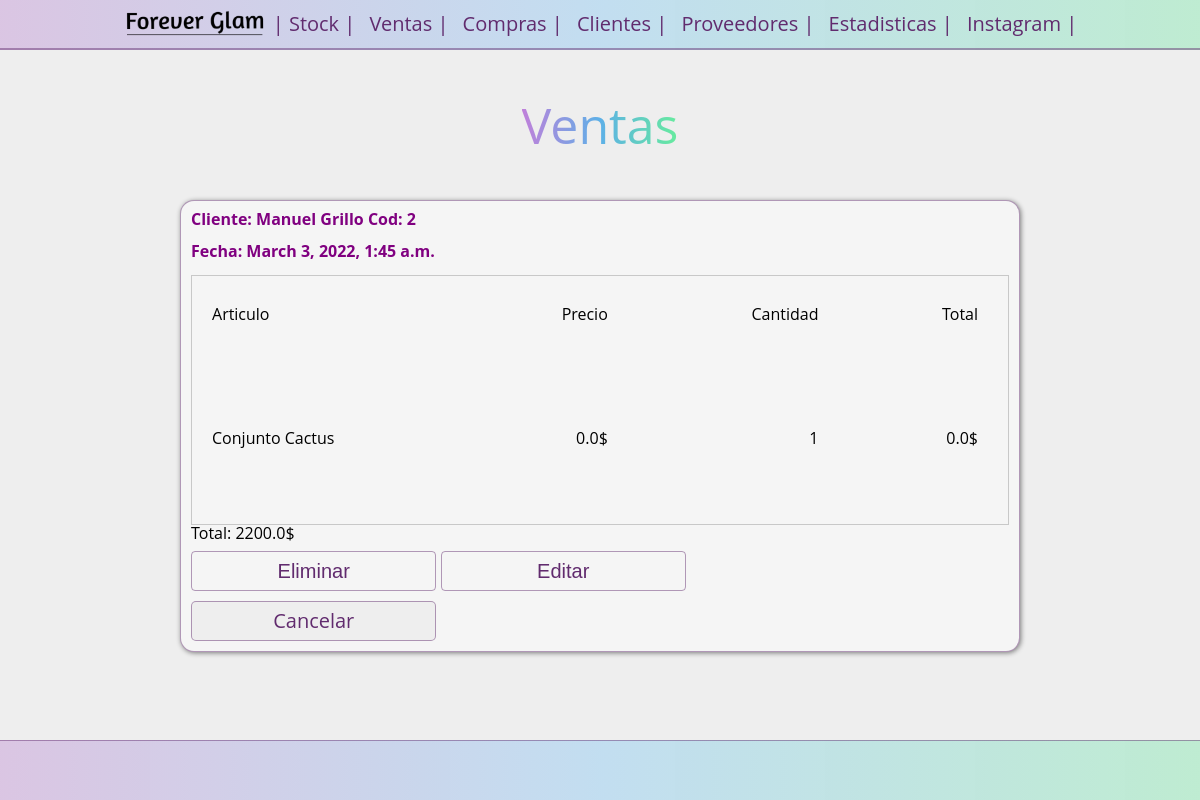
Page /sells/2 on the earlier database version.
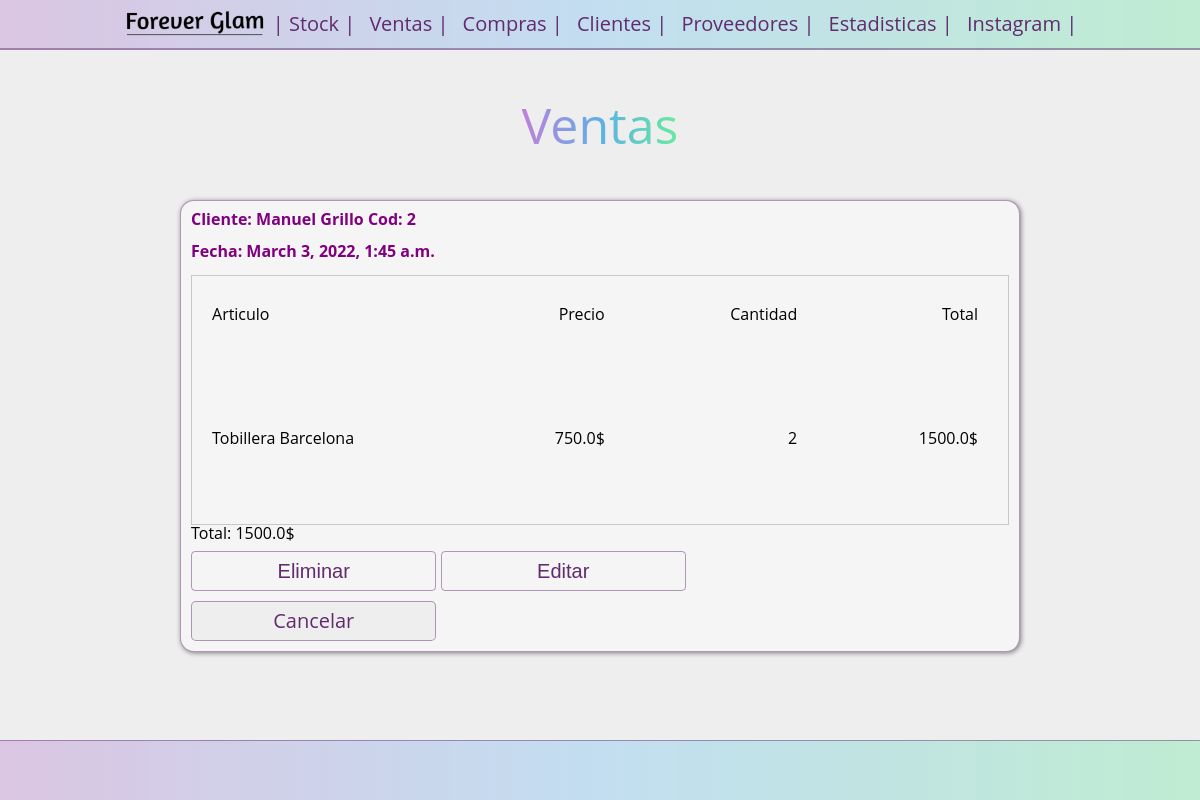
Same page on the later database version.
### sells/models.py (models this page shows)
class Sell_Product(models.Model):
    sell = models.ForeignKey(
        Sell,
        on_delete= models.CASCADE,
        null=False,
        blank=False
    )
    product = models.ForeignKey(
        Product,
        on_delete= models.CASCADE,
        null=False,
        blank=False
    )
    quantity = models.IntegerField(default=1)
    price = models.FloatField(default=0)
    total = models.FloatField(default=0)

class Sell(models.Model):
    client = models.ForeignKey(
            Client,
            on_delete= models.CASCADE,
            null=False,
            blank= False
    )
    sell_date = models.DateTimeField(auto_now_add=True)
    product = models.ManyToManyField(
        Product,
        through='Sell_Product',
        blank=True
    )
    total = models.FloatField(default=0)

### stock/models.py (models this page shows)
class Product(models.Model):
    name = models.CharField(max_length=200)
    category = models.CharField(max_length=50)
    material = models.CharField(max_length=50)
    price = models.FloatField(default=0)
    stock = models.IntegerField(default=0)
    sug_price = models.FloatField(default=price)
    sell_price = models.FloatField(default= sug_price)
    def __str__(self) :
        return self.name

### clients/models.py (models this page shows)
class Client(models.Model):
    name = models.CharField(max_length=100)
    tlf = models.CharField(max_length=15, default='')
    debt = models.FloatField(default=0)
    address = models.CharField(max_length=100)
    def __str__(self) :
        return self.name

### sells/views.py (the view)
# urls.py: path("<int:sell_id>", views.detail, name="detail"),
def detail(request, sell_id):
    sell = get_object_or_404(Sell, pk=sell_id)
    sell_product_set = sell.sell_product_set.all()
    return render(request, "sells/detail.html",{
        'sell': sell,
        'sell_product_set': sell_product_set
    })

### sells/templates/sells/detail.html (shortened to what this page needs)
{% load static %}
<!DOCTYPE html>
<html lang="es">
<head>
    <link rel="stylesheet" href="{% static 'stock/reset.css' %}">
    <link rel="stylesheet" href="{% static 'stock/style_g.css' %}">
</head>
<body>
    <header>
        <nav>
            <figure>
                <a href="{% url 'stock:index'%}"><img src="{% static 'stock/images/logo_negro.png'  %}" alt=" logo"class="image"></a>
            </figure>
            <ul class="main-nav">
                <li><a href="{% url 'stock:index'%}">| Stock</a></li>
                <li><a href="{% url 'sells:index'%}">Ventas</a></li>
                <li><a href="#">Compras</a></li>
                <li><a href="{% url 'clients:index'%}">Clientes</a></li>
                <li><a href="{% url 'supplier:index'%}">Proveedores</a></li>
                <li><a href="#">Estadisticas</a></li>
                <li><a href="https://www.instagram.com/foreverglam.ya/?hl=es">Instagram</a></li>
            </ul>
        </nav>
        <h1 class="titulo">Ventas</h1>
    </header>
    <main>
    <form action="{% url 'sells:detail_update_delete'%}" method="post" class="main-form">
        <span >Cliente: {{sell.client}} Cod: {{sell.pk}}</span> <br><br>
        <span>Fecha: {{sell.sell_date}}</span><br><br>
        <div class="table-container">
            <table class="main-table-detail">
                <tr>
                <th class="main-table__row_l_t"><strong>Articulo </strong></th>
                <th class="main-table__row_r_t"><strong> Precio </strong></th>
                <th class="main-table__row_r_t"><strong> Cantidad </strong></th>
                <th class="main-table__row_r_t"><strong> Total </strong></th>
                </tr>
                {% for choice in sell_product_set  %}
                        <tr class="main-table__row">
                            <label for="choice{{ forloop.counter }}">
                            <td class="main-table__row_l">{{choice.product}}</td>
                            <td class="main-table__row_r">{{choice.price}}$</td>
                            <td class="main-table__row_r">{{choice.quantity}}</td>
                            <td class="main-table__row_r">{{choice.total}}$</td>
                            </tr>
                {% endfor %}
            </table>
        </div>
        <div>
            Total: {{sell.total}}$
        </div>
        <input type="submit" name="action" value="Eliminar">
        <input type="submit" name="action" value="Editar">
        <a href="{% url 'sells:index'%}" class="button_grillo" >Cancelar</a>
    </form>
    </main>
    <footer>
    </footer>
</body>

Differences in the rows shown:
removed Sell_Product: product "Conjunto Cactus", price "0.0", quantity "1", total "0.0"
changed Sell "Manuel Grillo": total "2200.0" → "1500.0"
added Sell_Product: product "Tobillera Barcelona", price "750.0", quantity "2", total "1500.0"
